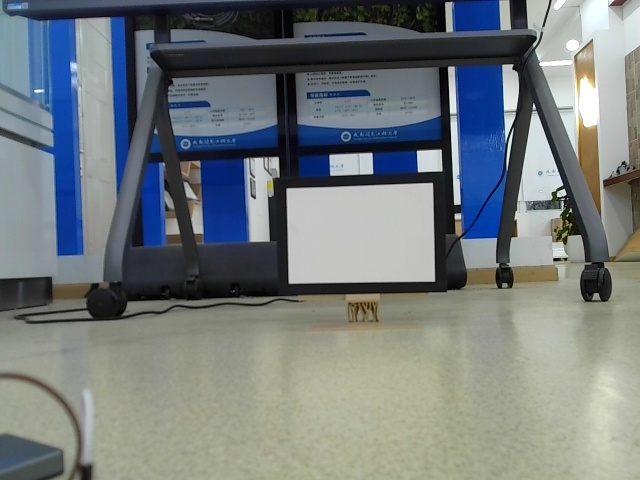
#> input picture sucai/1.jpg, 640 x 480 px, given in place of the camera
$ python my-cv.py
#> lines starting #> are read from the running program, lines starting #| are printed output that depends on the picture; after the words box and inside, x2 and y2 are one past the last pixel; in counts of white or black regions, pixels touching at a corner belong together
"""
my-cv.py — A4 纸图形识别（视觉算法母本 + 摄像头实时调试）
=========================================================

【做什么】
  从摄像头画面里找出 A4 纸（白色矩形），再识别纸上的图形（正方形 / 三角形 /
  梯形 / 圆形），并估算图形的实际物理尺寸(mm)以及纸到摄像头的距离。

  这是整个项目的视觉算法母本。work-pi.py 里的检测函数就是从本文件复制过去、
  再把返回类型从"给人看的字符串"改成"给机器算的字典"而来。改视觉算法时建议
  先在本文件调好，再同步到 work-pi.py，避免两边行为不一致。

【识别流程】
  1. detect_a4(frame)
       灰度 → 高斯模糊 → 按亮度阈值二值化（白纸=白）
       → RETR_TREE 取偶数层轮廓（排除纸内图案形成的"洞"）
       → 四边形逼近 + 四角直角校验 + 宽高比校验 → 得到 A4 轮廓与 ROI
  2. find_shapes(roi, mm_per_px)
       在 ROI 内自适应阈值（检测不到则回退 OTSU）
       → 中心掩膜排除纸边框 → 逐个轮廓逼近 → classify_shape 分类
       → measure_shape 换算实际尺寸
  3. process_frame(frame)  把上面两步串起来，供外部一次调用

【对外接口】
  detect_a4(frame)       -> [(vertices, w_px, h_px, distance, roi, mm_per_px), ...]
                            注意返回的是**列表**：一张画面里可以有多张 A4 纸
  find_shapes(roi, mpp)  -> [(图形名, 尺寸字符串, 轮廓, 顶点数), ...]
  process_frame(frame)   -> (ok, 图形名, 尺寸字符串, 消息, a4_info)

【测距原理】
  距离 D = (K1 / w_pixel + K2 / h_pixel) / 2，K1、K2 由 calibrate.py 标定后
  写入 calibration.json（K = 实际距离 × 像素宽）。
  ⚠ K1/K2 与摄像头分辨率强相关：换摄像头或换分辨率必须重新标定，否则算出的
    距离是错的。本文件按 CAMERA_ID=0 / 1080×640 工作。

【怎么用】
  直接运行本文件 → 打开摄像头实时检测，结果打印在终端，画面里画出 A4 外框，
  按 Q 退出。若想用固定图片反复调参数，请用 my-cv-one.py（更快且可复现）。

【依赖】
  opencv-python、numpy；calibration.json 可选（缺失时只识别不测距）
"""
import cv2
import math
import numpy as np
import json
import os
import re

# ============================================================
# 摄像头参数（main() 用）
# ============================================================
CAMERA_ID = 0
FRAME_WIDTH = 1080
FRAME_HEIGHT = 640


# 显示辅助：统一封装 cv2.imshow，方便以后替换成缩放显示
def _imshow(name, img):
    cv2.imshow(name, img)


# ============================================================
# 外层 A4 纸检测参数
# ============================================================
A4_GAUSSIAN_BLUR_SIZE = (3, 3)
A4_BRIGHT_THRESH = 160         # 白色纸面二值化阈值，高于此值为白
A4_MIN_AREA = 10000
A4_CENTER_Y_RATIO = 1
A4_CENTER_X_RATIO = 1
A4_APPROX_EPSILON = 0.02
A4_ANGLE_TOLERANCE = 2

# ============================================================
# 内部图形检测参数
# ============================================================
SHAPE_GAUSSIAN_BLUR_SIZE = (3, 3)
SHAPE_MIN_AREA = 1000
SHAPE_APPROX_EPSILON = 0.02
SHAPE_CIRCULARITY_THRESHOLD = 0.7
SHAPE_ANGLE_TOLERANCE = 5

# ============================================================
# 测距参数（白色区域实际物理尺寸）
# ============================================================
A4_WIDTH_MM = 170
A4_HEIGHT_MM = 257
CALIB_FILE = "calibration.json"


# ============================================================
# 辅助函数
# ============================================================
def angle_between(v1, v2):
    dot = v1[0] * v2[0] + v1[1] * v2[1]
    m = math.sqrt(v1[0]**2 + v1[1]**2) * math.sqrt(v2[0]**2 + v2[1]**2)
    if m == 0:
        return 0
    return math.degrees(math.acos(dot / m))


# [90 lines left out: functions classify_shape, measure_shape, not called in this run]


def get_pixel_size(vertices):
    """计算 A4 纸四个顶点的平均像素宽和高"""
    pts = vertices.reshape(4, 2)
    w1 = math.sqrt((pts[0][0]-pts[1][0])**2 + (pts[0][1]-pts[1][1])**2)
    w2 = math.sqrt((pts[2][0]-pts[3][0])**2 + (pts[2][1]-pts[3][1])**2)
    h1 = math.sqrt((pts[1][0]-pts[2][0])**2 + (pts[1][1]-pts[2][1])**2)
    h2 = math.sqrt((pts[3][0]-pts[0][0])**2 + (pts[3][1]-pts[0][1])**2)
    return (w1 + w2) / 2, (h1 + h2) / 2


def load_calibration():
    """加载标定文件，返回 K1, K2"""
    if os.path.exists(CALIB_FILE):
        with open(CALIB_FILE) as f:
            data = json.load(f)
            return data.get("K1", 0), data.get("K2", 0)
    return 0, 0


# ============================================================
# 封装函数 —— 供外部调用
# ============================================================

def detect_a4(frame):
    """
    检测画面中所有白色矩形区域（一张或多张 A4 纸的白面）。

    参数:
        frame: BGR 图像 (numpy array)

    返回:
        [(vertices, w_pixel, h_pixel, distance_mm, roi, mm_per_px), ...] 或 []
    """
    h, w = frame.shape[:2]
    gray = cv2.cvtColor(frame, cv2.COLOR_BGR2GRAY)
    blur = cv2.GaussianBlur(gray, A4_GAUSSIAN_BLUR_SIZE, 0)

    # 亮二值：白色纸面 → 白色，白纸是单一外轮廓，纸内图案=内部孔洞不干扰
    _, bright_bin = cv2.threshold(blur, A4_BRIGHT_THRESH, 255, cv2.THRESH_BINARY)
    _imshow("A4_binary", bright_bin)

    y_min = int(h * (1 - A4_CENTER_Y_RATIO) / 2)
    y_max = int(h * (1 + A4_CENTER_Y_RATIO) / 2)
    x_min = int(w * (1 - A4_CENTER_X_RATIO) / 2)
    x_max = int(w * (1 + A4_CENTER_X_RATIO) / 2)

    # RETR_TREE：只保留偶数层轮廓（外部/岛），排除奇数层（洞）
    contours, hierarchy = cv2.findContours(bright_bin, cv2.RETR_TREE, cv2.CHAIN_APPROX_SIMPLE)
    def _depth(i):
        d = 0; p = hierarchy[0][i][3]
        while p != -1:
            d += 1; p = hierarchy[0][p][3]
        return d
    contours = [cnt for i, cnt in enumerate(contours) if _depth(i) % 2 == 0]
    contours = sorted(contours, key=cv2.contourArea, reverse=True)
    _imshow("A4_contours", frame)

    K1, K2 = load_calibration()
    a4_list = []

    for cnt in contours:
        area = cv2.contourArea(cnt)
        if area < A4_MIN_AREA:
            continue
        M = cv2.moments(cnt)
        if M["m00"] == 0:
            continue
        cx = int(M["m10"] / M["m00"])
        cy = int(M["m01"] / M["m00"])
        if not (x_min <= cx <= x_max and y_min <= cy <= y_max):
            continue

        peri = cv2.arcLength(cnt, True)
        approx = cv2.approxPolyDP(cnt, A4_APPROX_EPSILON * peri, True)
        if len(approx) != 4:
            continue

        pts_check = approx.reshape(4, 2)
        rect_ok = True
        for i in range(4):
            v1 = pts_check[(i - 1) % 4] - pts_check[i]
            v2 = pts_check[(i + 1) % 4] - pts_check[i]
            a = angle_between(v1, v2)
            if abs(a - 90) > A4_ANGLE_TOLERANCE:
                rect_ok = False
                break
        if not rect_ok:
            continue

        w_pixel, h_pixel = get_pixel_size(approx)
        _aspect = max(w_pixel, h_pixel) / min(w_pixel, h_pixel)
        target_aspect = A4_HEIGHT_MM / A4_WIDTH_MM
        if abs(_aspect - target_aspect) > 0.15:
            continue

        distance = 0
        if K1 > 0 and K2 > 0:
            distance = (K1 / w_pixel + K2 / h_pixel) / 2

        pts = approx.reshape(4, 2)
        x1 = max(0, int(min(pts[:, 0])) - 5)
        x2 = min(w, int(max(pts[:, 0])) + 5)
        y1 = max(0, int(min(pts[:, 1])) - 5)
        y2 = min(h, int(max(pts[:, 1])) + 5)
        roi = frame[y1:y2, x1:x2]

        roi_h, roi_w = roi.shape[:2]
        mm_per_px = (A4_WIDTH_MM / roi_w + A4_HEIGHT_MM / roi_h) / 2

        a4_list.append((approx, w_pixel, h_pixel, distance, roi, mm_per_px))
        print(f"  ✓ 找到A4: {w_pixel:.0f}×{h_pixel:.0f}px 距离={distance:.0f}mm")

    if not a4_list:
        print(f"  → 未找到A4纸（共{len(contours)}个白色轮廓）")
    return a4_list


def find_shapes(roi, mm_per_px, debug=True):
    """
    在 A4 纸 ROI 中检测内部图形。
    debug=True 时显示二值化图和轮廓检测图。
    """
    roi_h, roi_w = roi.shape[:2]
    roi_gray = cv2.cvtColor(roi, cv2.COLOR_BGR2GRAY)
    roi_blur = cv2.GaussianBlur(roi_gray, SHAPE_GAUSSIAN_BLUR_SIZE, 0)

    # ---- 自适应阈值 ----
    roi_binary = cv2.adaptiveThreshold(roi_blur, 255, cv2.ADAPTIVE_THRESH_GAUSSIAN_C,
                                       cv2.THRESH_BINARY_INV, 31, 5)

    # ---- OTSU 回退 ----
    if cv2.countNonZero(roi_binary) < 50:
        _, roi_binary = cv2.threshold(roi_blur, 0, 255, cv2.THRESH_BINARY_INV | cv2.THRESH_OTSU)

    # ---- 中心掩膜 ----
    inset = 20
    center_mask = np.zeros((roi_h, roi_w), dtype=np.uint8)
    center_mask[inset:roi_h - inset, inset:roi_w - inset] = 255
    roi_binary_masked = cv2.bitwise_and(roi_binary, center_mask)

    # ---- 找轮廓 ----
    roi_contours, _ = cv2.findContours(roi_binary_masked, cv2.RETR_LIST, cv2.CHAIN_APPROX_SIMPLE)

    # ========== 调试可视化 ==========
    if debug:
        cv2.imshow("binary", roi_binary_masked)
        contour_debug = roi.copy()
        cv2.drawContours(contour_debug, roi_contours, -1, (0, 255, 0), 2)
        for i, c in enumerate(roi_contours):
            ra = cv2.contourArea(c)
            M = cv2.moments(c)
            if M["m00"] != 0:
                cx = int(M["m10"] / M["m00"])
                cy = int(M["m01"] / M["m00"])
                cv2.putText(contour_debug, f"#{i}A={ra:.0f}", (cx-25, cy+2),
                            cv2.FONT_HERSHEY_SIMPLEX, 0.4, (0, 255, 0), 1)
        cv2.imshow("contours", contour_debug)

    # ---- 逐个轮廓分析 ----
    results = []
    roi_area = roi_h * roi_w
    for rc in roi_contours:
        ra = cv2.contourArea(rc)
        if ra < SHAPE_MIN_AREA or ra > roi_area * 0.6:
            continue

        rp = cv2.arcLength(rc, True)
        rap = cv2.approxPolyDP(rc, SHAPE_APPROX_EPSILON * rp, True)
        if len(rap) == 4:
            for _mult in (1.5, 2.0, 3.0):
                rap2 = cv2.approxPolyDP(rc, _mult * SHAPE_APPROX_EPSILON * rp, True)
                if len(rap2) == 3:
                    rap = rap2
                    break
        name, verts = classify_shape(rap)
        params = measure_shape(rap, name, mm_per_px)
        if params:
            # 过滤尺寸接近 A4 纸(>150mm)的轮廓——那是纸张边框残留，不是纸内图形。
            # measure_shape 返回的是 "side=80mm" 这类字符串，所以取出其中的数值来判断。
            dims = [float(v) for v in re.findall(r"-?\d+\.?\d*", params)]
            if any(abs(d) > 150 for d in dims):
                continue
            results.append((name, params, rap, verts))

    return results


def process_frame(frame):
    """
    完整处理一帧：检测 A4 纸 → 识别内部图形 → 返回第一个结果。

    参数:
        frame: BGR 图像

    返回:
        (ok, shape_name, shape_info_str, message, a4_info)
        a4_info = (vertices, distance_mm) 或 None
    """
    a4_list = detect_a4(frame)
    if not a4_list:
        return (False, None, None, "未检测到A4纸", None)

    # 只处理第一个（最大）A4 纸
    vertices, w_pixel, h_pixel, distance, roi, mm_per_px = a4_list[0]
    shapes = find_shapes(roi, mm_per_px)

    if not shapes:
        return (False, None, None, "A4 found, no shape", (vertices, distance))

    shape_name, shape_str, _, _ = shapes[0]
    return (True, shape_name, shape_str, "OK", (vertices, distance))


# ============================================================
# 主程序：循环显示摄像头画面，实时检测
# ============================================================
def main():
    K1, K2 = load_calibration()
#> (reads calibration.json from the repository)
    if K1 > 0 and K2 > 0:
        print(f"标定数据已加载 K1={K1:.1f} K2={K2:.1f}")
    else:
        print("未找到标定文件，不显示距离")

    cap = cv2.VideoCapture(CAMERA_ID)
    cap.set(cv2.CAP_PROP_FRAME_WIDTH, FRAME_WIDTH)
    cap.set(cv2.CAP_PROP_FRAME_HEIGHT, FRAME_HEIGHT)

    while True:
        ret, frame = cap.read()
#> frame is the input picture: shape (480, 640, 3); mean B, G, R 125.4, 123.6, 116.5
        if not ret:
            print("拍照失败")
            break

        ok, shape_name, shape_str, msg, a4_info = process_frame(frame)
#> in detect_a4, `gray = cv2.cvtColor(frame, cv2.COLOR_BGR2GRAY)`:
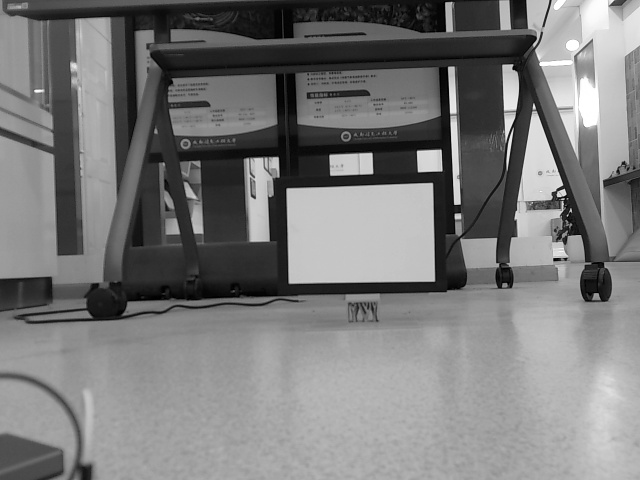
#> gray: shape (480, 640); min 0, max 255, mean 121.7
#> in detect_a4, `_, bright_bin = cv2.threshold(blur, A4_BRIGHT_THRESH, 255, cv2.THRESH_..`:
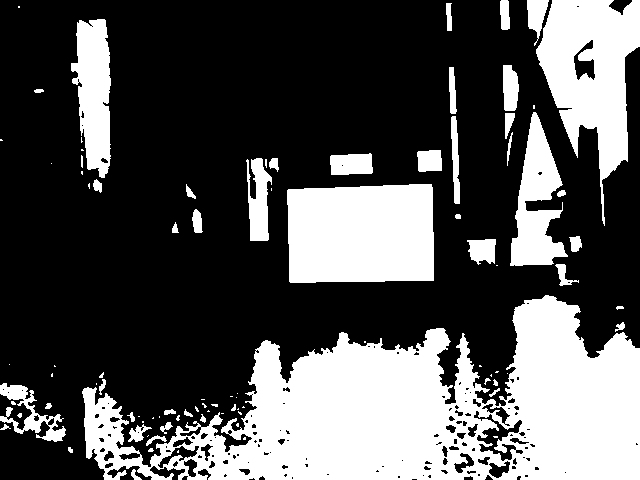
#> bright_bin: shape (480, 640); 32.5% white; 93 white regions (46 under 20 px)
#> in detect_a4, `contours, hierarchy = cv2.findContours(bright_bin, cv2.RETR_TREE, cv2...`: contours = 239 contours, 145 with area under 20; largest, box (x1, y1, x2, y2) and area: (82, 295, 640, 480) 58277, (287, 184, 434, 283) 13622, (536, 0, 640, 226) 11675, (510, 112, 568, 266) 4394, (71, 19, 111, 178) 4272
#> in _depth, `p = hierarchy[0][i][3]`: p = -1
#> after the loop in _depth, `while p != -1:`: d = 0
#> in detect_a4, `contours = [cnt for i, cnt in enumerate(contours) if _depth(i) % 2 == 0]`: contours = 93 contours, 54 with area under 20; largest, box (x1, y1, x2, y2) and area: (82, 295, 640, 480) 58277, (287, 184, 434, 283) 13622, (536, 0, 640, 226) 11675, (510, 112, 568, 266) 4394, (71, 19, 111, 178) 4272
#> the loop in detect_a4, `for cnt in contours:` made 93 passes
#> (area, cx, cy, peri) on pass 2: (13621.5, 360, 233, 480.4)
#> area on passes 4 to 9: 4393.5, 4272, 1252, 1130.5, 778, 567
#|   ✓ 找到A4: 144×94px 距离=1110mm
#> pass 2, in detect_a4, `roi = frame[y1:y2, x1:x2]`:
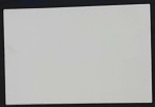
#> roi: shape (107, 155, 3); mean B, G, R 170.4, 172.3, 171.8
#> after the loop in detect_a4, `for cnt in contours:`: a4_list = 1 item
#> in process_frame, `vertices, w_pixel, h_pixel, distance, roi, mm_per_px = a4_list[0]`: vertices = [[431, 184], [288, 189], [289, 281], [433, 280]]; w_pixel = 143.5; h_pixel = 94.01; distance = 1110; mm_per_px = 1.75
#> in find_shapes, `roi_blur = cv2.GaussianBlur(roi_gray, SHAPE_GAUSSIAN_BLUR_SIZE, 0)`:
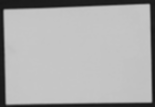
#> roi_blur: shape (107, 155); min 21, max 199, mean 171.9
#> in find_shapes, `roi_binary = cv2.adaptiveThreshold(roi_blur, 255, cv2.ADAPTIVE_THRESH_..`:
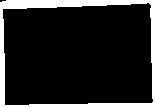
#> roi_binary: shape (107, 155); 13.9% white; 1 white region, box (x1, y1, x2, y2) and area: (0, 0, 155, 107) 2307
#> in find_shapes, `roi_binary_masked = cv2.bitwise_and(roi_binary, center_mask)`: roi_binary_masked: shape (107, 155); every value is 0
#> in find_shapes, `roi_contours, _ = cv2.findContours(roi_binary_masked, cv2.RETR_LIST, c..`: roi_contours = []
#> ok = False; msg = 'A4 found, no shape'; a4_info = ([[431, 184], [288, 189], [289, 281], [433, 280]], 1110)

        # 结果显示在终端（画面压缩后文字看不清）
        if ok:
            print(f"  {shape_name}: {shape_str}")
        elif a4_info:
            print(f"  A4已找到: {msg}")
#|   A4已找到: A4 found, no shape
        else:
            print(f"  {msg}")

        if a4_info:
            cv2.drawContours(frame, [a4_info[0]], -1, (0, 255, 0), 3)
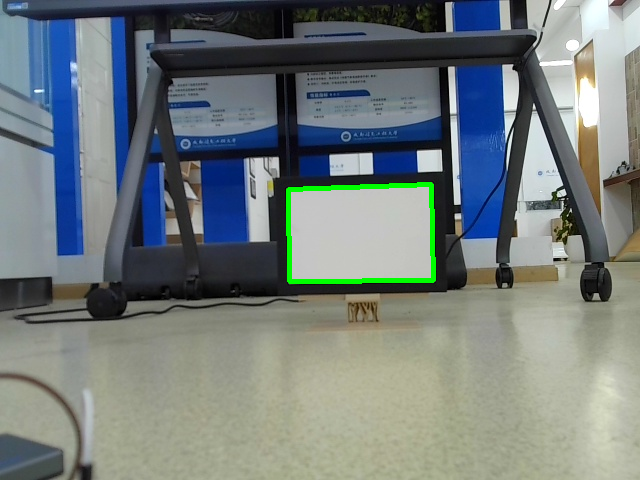
#> frame: shape (480, 640, 3); 0.77% of pixels changed, all inside (x1, y1, x2, y2) = (286, 182, 436, 284)
        _imshow("my-cv", frame)

        if cv2.waitKey(1) & 0xFF == ord('q'):
#> (key q is pressed here)
            break

    cap.release()
    cv2.destroyAllWindows()


if __name__ == "__main__":
    main()
